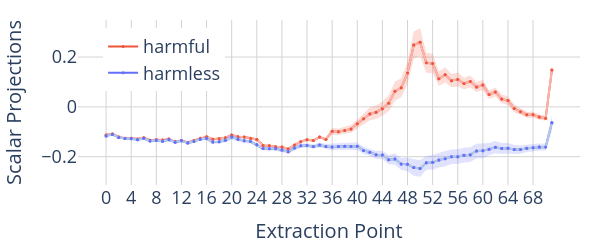

Notebook code cell kept with this figure:
### Markdown cell above
### Projection of activations at each extraction point onto the chosen refusal direction

### Code cell
fig = go.Figure()

for category in ["harmful", "harmless"]:
    if category == "harmful":
        acts_normed = harmful_acts_normed
    else:
        acts_normed = harmless_acts_normed

    # layers x resid_modules x batch_size x dim
    activations = acts_normed[..., chosen_token_idx, :].cpu().numpy()

    # dim
    direction = refusal_dirs[chosen_layer, chosen_act_idx].cpu().numpy()

    # layers x resid_modules x batch_size
    scalar_projections = einops.einsum(
        activations,
        direction,
        "... batch_size dim, ... dim -> ... batch_size",
    )
    scalar_projections = np.nan_to_num(scalar_projections)
    print(category)
    print(scalar_projections.mean())
    degrees = np.rad2deg(np.arccos(scalar_projections))

    y_values = scalar_projections

    batch_size = scalar_projections.shape[-1]

    x_values = sum([[f"{l}", f"{l}-post"] for l in range(num_layers)], [])
    x_values = [str(i) for i in range(2 * num_layers)]

    # variance
    fig.add_trace(
        variance_plot(
            x=x_values,
            y=torch.tensor(y_values).reshape(-1, degrees.shape[-1]),
            yaxis="y",
            fillcolor=colour_map_opaque[category],
            showlegend=False,
        )
    )

    # mean
    ## for legend
    fig.add_trace(
        go.Scatter(
            x=x_values,
            y=y_values.mean(axis=-1).flatten(),
            mode="lines+markers",
            yaxis="y",
            marker=dict(color=colour_map[category], size=3),
            showlegend=True,
            name=category,
        )
    )
    ## for lines
    fig.add_trace(
        go.Scatter(
            x=x_values,
            y=y_values.mean(axis=-1).flatten(),
            mode="lines",
            yaxis="y",
            marker=dict(color=colour_map_light[category], size=3),
            showlegend=False,
            name=category,
        )
    )
    ## for markers
    fig.add_trace(
        go.Scatter(
            x=x_values,
            y=y_values.mean(axis=-1).flatten(),
            mode="markers",
            yaxis="y",
            marker=dict(color=colour_map[category], size=3),
            showlegend=False,
            name=category,
        )
    )

    activations -= 2 * einops.einsum(
        np.maximum(scalar_projections, 0),
        direction,
        "layer resid_module batch_size, dim -> layer resid_module batch_size dim",
    )
    scalar_projections = einops.einsum(
        activations,
        direction,
        "... batch_size dim, ... dim -> ... batch_size",
    )
    print(category)
    print(scalar_projections.mean())
    degrees = np.rad2deg(np.arccos(scalar_projections))

    y_values = scalar_projections


module_names = ["mid", "post"]
fig.update_layout(
    grid=dict(rows=1, columns=1),
    plot_bgcolor="white",
    xaxis=dict(
        type="category",
        dtick=4,
        title=dict(text="Extraction Point", font=dict(size=20)),
        gridcolor="lightgrey",
        tickfont=dict(size=18),
    ),
    yaxis=dict(
        title=dict(text="Scalar Projections", font=dict(size=20)),
        gridcolor="lightgrey",
        zeroline=False,
        tickfont=dict(size=18),
    ),
    hovermode="x unified",
    height=250,
    width=600,
    margin=dict(l=20, r=20, t=20, b=20),
    legend=dict(x=0.05, y=0.95, font=dict(size=18)),
)
fig.show()

# fig.write_image(VISUALIZATION_DIR / "prj_onto_refusal_dir.pdf", scale=5)

### Figure 1 — Plotly figure (JSON) as saved in the notebook; plotly's stock layout.template omitted (floating-point values rounded to 4 significant figures; data arrays with more than 128 entries replaced by an {"elided": "..."} marker saying what was removed)
{"data": [{"fill": "toself", "fillcolor": "rgba(239, 85, 59, 0.2)", "line": {"color": "rgba(239, 85, 59, 0.2)", "width": 0}, "mode": "lines", "showlegend": false, "type": "scatter", "x": {"elided": "144 str values"}, "y": {"elided": "144 float values"}, "yaxis": "y"}, {"marker": {"color": "#EF553B", "size": 3}, "mode": "lines+markers", "name": "harmful", "showlegend": true, "type": "scatter", "x": ["0", "1", "2", "3", "4", "5", "6", "7", "8", "9", "10", "11", "12", "13", "14", "15", "16", "17", "18", "19", "20", "21", "22", "23", "24", "25", "26", "27", "28", "29", "30", "31", "32", "33", "34", "35", "36", "37", "38", "39", "40", "41", "42", "43", "44", "45", "46", "47", "48", "49", "50", "51", "52", "53", "54", "55", "56", "57", "58", "59", "60", "61", "62", "63", "64", "65", "66", "67", "68", "69", "70", "71"], "y": [-0.1131, -0.1085, -0.121, -0.1256, -0.1262, -0.1289, -0.1242, -0.1343, -0.1321, -0.1336, -0.129, -0.1406, -0.1351, -0.1429, -0.1351, -0.1264, -0.1199, -0.1297, -0.1278, -0.1242, -0.1132, -0.1201, -0.1212, -0.1257, -0.1307, -0.1552, -0.1558, -0.1605, -0.1614, -0.1689, -0.1528, -0.1397, -0.1317, -0.1352, -0.1213, -0.1306, -0.09814, -0.09953, -0.09456, -0.08845, -0.06802, -0.04806, -0.02849, -0.02138, -0.007174, 0.0149, 0.06258, 0.07675, 0.1355, 0.2484, 0.2596, 0.1769, 0.1743, 0.113, 0.1286, 0.1051, 0.1104, 0.09379, 0.102, 0.07932, 0.08785, 0.04947, 0.05968, 0.03176, 0.0252, -0.006472, -0.01956, -0.03171, -0.03149, -0.04091, -0.04599, 0.1481], "yaxis": "y"}, {"marker": {"color": "rgb(251,180,174)", "size": 3}, "mode": "lines", "name": "harmful", "showlegend": false, "type": "scatter", "x": ["0", "1", "2", "3", "4", "5", "6", "7", "8", "9", "10", "11", "12", "13", "14", "15", "16", "17", "18", "19", "20", "21", "22", "23", "24", "25", "26", "27", "28", "29", "30", "31", "32", "33", "34", "35", "36", "37", "38", "39", "40", "41", "42", "43", "44", "45", "46", "47", "48", "49", "50", "51", "52", "53", "54", "55", "56", "57", "58", "59", "60", "61", "62", "63", "64", "65", "66", "67", "68", "69", "70", "71"], "y": [-0.1131, -0.1085, -0.121, -0.1256, -0.1262, -0.1289, -0.1242, -0.1343, -0.1321, -0.1336, -0.129, -0.1406, -0.1351, -0.1429, -0.1351, -0.1264, -0.1199, -0.1297, -0.1278, -0.1242, -0.1132, -0.1201, -0.1212, -0.1257, -0.1307, -0.1552, -0.1558, -0.1605, -0.1614, -0.1689, -0.1528, -0.1397, -0.1317, -0.1352, -0.1213, -0.1306, -0.09814, -0.09953, -0.09456, -0.08845, -0.06802, -0.04806, -0.02849, -0.02138, -0.007174, 0.0149, 0.06258, 0.07675, 0.1355, 0.2484, 0.2596, 0.1769, 0.1743, 0.113, 0.1286, 0.1051, 0.1104, 0.09379, 0.102, 0.07932, 0.08785, 0.04947, 0.05968, 0.03176, 0.0252, -0.006472, -0.01956, -0.03171, -0.03149, -0.04091, -0.04599, 0.1481], "yaxis": "y"}, {"marker": {"color": "#EF553B", "size": 3}, "mode": "markers", "name": "harmful", "showlegend": false, "type": "scatter", "x": ["0", "1", "2", "3", "4", "5", "6", "7", "8", "9", "10", "11", "12", "13", "14", "15", "16", "17", "18", "19", "20", "21", "22", "23", "24", "25", "26", "27", "28", "29", "30", "31", "32", "33", "34", "35", "36", "37", "38", "39", "40", "41", "42", "43", "44", "45", "46", "47", "48", "49", "50", "51", "52", "53", "54", "55", "56", "57", "58", "59", "60", "61", "62", "63", "64", "65", "66", "67", "68", "69", "70", "71"], "y": [-0.1131, -0.1085, -0.121, -0.1256, -0.1262, -0.1289, -0.1242, -0.1343, -0.1321, -0.1336, -0.129, -0.1406, -0.1351, -0.1429, -0.1351, -0.1264, -0.1199, -0.1297, -0.1278, -0.1242, -0.1132, -0.1201, -0.1212, -0.1257, -0.1307, -0.1552, -0.1558, -0.1605, -0.1614, -0.1689, -0.1528, -0.1397, -0.1317, -0.1352, -0.1213, -0.1306, -0.09814, -0.09953, -0.09456, -0.08845, -0.06802, -0.04806, -0.02849, -0.02138, -0.007174, 0.0149, 0.06258, 0.07675, 0.1355, 0.2484, 0.2596, 0.1769, 0.1743, 0.113, 0.1286, 0.1051, 0.1104, 0.09379, 0.102, 0.07932, 0.08785, 0.04947, 0.05968, 0.03176, 0.0252, -0.006472, -0.01956, -0.03171, -0.03149, -0.04091, -0.04599, 0.1481], "yaxis": "y"}, {"fill": "toself", "fillcolor": "rgba(99, 110, 250, 0.2)", "line": {"color": "rgba(99, 110, 250, 0.2)", "width": 0}, "mode": "lines", "showlegend": false, "type": "scatter", "x": {"elided": "144 str values"}, "y": {"elided": "144 float values"}, "yaxis": "y"}, {"marker": {"color": "#636EFA", "size": 3}, "mode": "lines+markers", "name": "harmless", "showlegend": true, "type": "scatter", "x": ["0", "1", "2", "3", "4", "5", "6", "7", "8", "9", "10", "11", "12", "13", "14", "15", "16", "17", "18", "19", "20", "21", "22", "23", "24", "25", "26", "27", "28", "29", "30", "31", "32", "33", "34", "35", "36", "37", "38", "39", "40", "41", "42", "43", "44", "45", "46", "47", "48", "49", "50", "51", "52", "53", "54", "55", "56", "57", "58", "59", "60", "61", "62", "63", "64", "65", "66", "67", "68", "69", "70", "71"], "y": [-0.1165, -0.1115, -0.1226, -0.1274, -0.1279, -0.1318, -0.1273, -0.1374, -0.1349, -0.1381, -0.132, -0.1419, -0.1359, -0.145, -0.1393, -0.1297, -0.1271, -0.1415, -0.14, -0.1341, -0.1214, -0.1301, -0.1364, -0.1396, -0.152, -0.1675, -0.1683, -0.1686, -0.1737, -0.1803, -0.1654, -0.1563, -0.1554, -0.1596, -0.153, -0.1595, -0.1608, -0.1591, -0.1585, -0.159, -0.158, -0.175, -0.182, -0.1925, -0.1933, -0.212, -0.2097, -0.2297, -0.231, -0.2437, -0.2471, -0.2249, -0.2228, -0.2138, -0.208, -0.2002, -0.2, -0.1941, -0.192, -0.177, -0.1767, -0.1698, -0.162, -0.1674, -0.1662, -0.1712, -0.1714, -0.166, -0.1642, -0.1609, -0.1615, -0.06401], "yaxis": "y"}, {"marker": {"color": "rgb(179,205,227)", "size": 3}, "mode": "lines", "name": "harmless", "showlegend": false, "type": "scatter", "x": ["0", "1", "2", "3", "4", "5", "6", "7", "8", "9", "10", "11", "12", "13", "14", "15", "16", "17", "18", "19", "20", "21", "22", "23", "24", "25", "26", "27", "28", "29", "30", "31", "32", "33", "34", "35", "36", "37", "38", "39", "40", "41", "42", "43", "44", "45", "46", "47", "48", "49", "50", "51", "52", "53", "54", "55", "56", "57", "58", "59", "60", "61", "62", "63", "64", "65", "66", "67", "68", "69", "70", "71"], "y": [-0.1165, -0.1115, -0.1226, -0.1274, -0.1279, -0.1318, -0.1273, -0.1374, -0.1349, -0.1381, -0.132, -0.1419, -0.1359, -0.145, -0.1393, -0.1297, -0.1271, -0.1415, -0.14, -0.1341, -0.1214, -0.1301, -0.1364, -0.1396, -0.152, -0.1675, -0.1683, -0.1686, -0.1737, -0.1803, -0.1654, -0.1563, -0.1554, -0.1596, -0.153, -0.1595, -0.1608, -0.1591, -0.1585, -0.159, -0.158, -0.175, -0.182, -0.1925, -0.1933, -0.212, -0.2097, -0.2297, -0.231, -0.2437, -0.2471, -0.2249, -0.2228, -0.2138, -0.208, -0.2002, -0.2, -0.1941, -0.192, -0.177, -0.1767, -0.1698, -0.162, -0.1674, -0.1662, -0.1712, -0.1714, -0.166, -0.1642, -0.1609, -0.1615, -0.06401], "yaxis": "y"}, {"marker": {"color": "#636EFA", "size": 3}, "mode": "markers", "name": "harmless", "showlegend": false, "type": "scatter", "x": ["0", "1", "2", "3", "4", "5", "6", "7", "8", "9", "10", "11", "12", "13", "14", "15", "16", "17", "18", "19", "20", "21", "22", "23", "24", "25", "26", "27", "28", "29", "30", "31", "32", "33", "34", "35", "36", "37", "38", "39", "40", "41", "42", "43", "44", "45", "46", "47", "48", "49", "50", "51", "52", "53", "54", "55", "56", "57", "58", "59", "60", "61", "62", "63", "64", "65", "66", "67", "68", "69", "70", "71"], "y": [-0.1165, -0.1115, -0.1226, -0.1274, -0.1279, -0.1318, -0.1273, -0.1374, -0.1349, -0.1381, -0.132, -0.1419, -0.1359, -0.145, -0.1393, -0.1297, -0.1271, -0.1415, -0.14, -0.1341, -0.1214, -0.1301, -0.1364, -0.1396, -0.152, -0.1675, -0.1683, -0.1686, -0.1737, -0.1803, -0.1654, -0.1563, -0.1554, -0.1596, -0.153, -0.1595, -0.1608, -0.1591, -0.1585, -0.159, -0.158, -0.175, -0.182, -0.1925, -0.1933, -0.212, -0.2097, -0.2297, -0.231, -0.2437, -0.2471, -0.2249, -0.2228, -0.2138, -0.208, -0.2002, -0.2, -0.1941, -0.192, -0.177, -0.1767, -0.1698, -0.162, -0.1674, -0.1662, -0.1712, -0.1714, -0.166, -0.1642, -0.1609, -0.1615, -0.06401], "yaxis": "y"}], "layout": {"grid": {"columns": 1, "rows": 1}, "height": 250, "hovermode": "x unified", "legend": {"font": {"size": 18}, "x": 0.05, "y": 0.95}, "margin": {"b": 20, "l": 20, "r": 20, "t": 20}, "plot_bgcolor": "white", "width": 600, "xaxis": {"dtick": 4, "gridcolor": "lightgrey", "tickfont": {"size": 18}, "title": {"font": {"size": 20}, "text": "Extraction Point"}, "type": "category"}, "yaxis": {"gridcolor": "lightgrey", "tickfont": {"size": 18}, "title": {"font": {"size": 20}, "text": "Scalar Projections"}, "zeroline": false}}}
